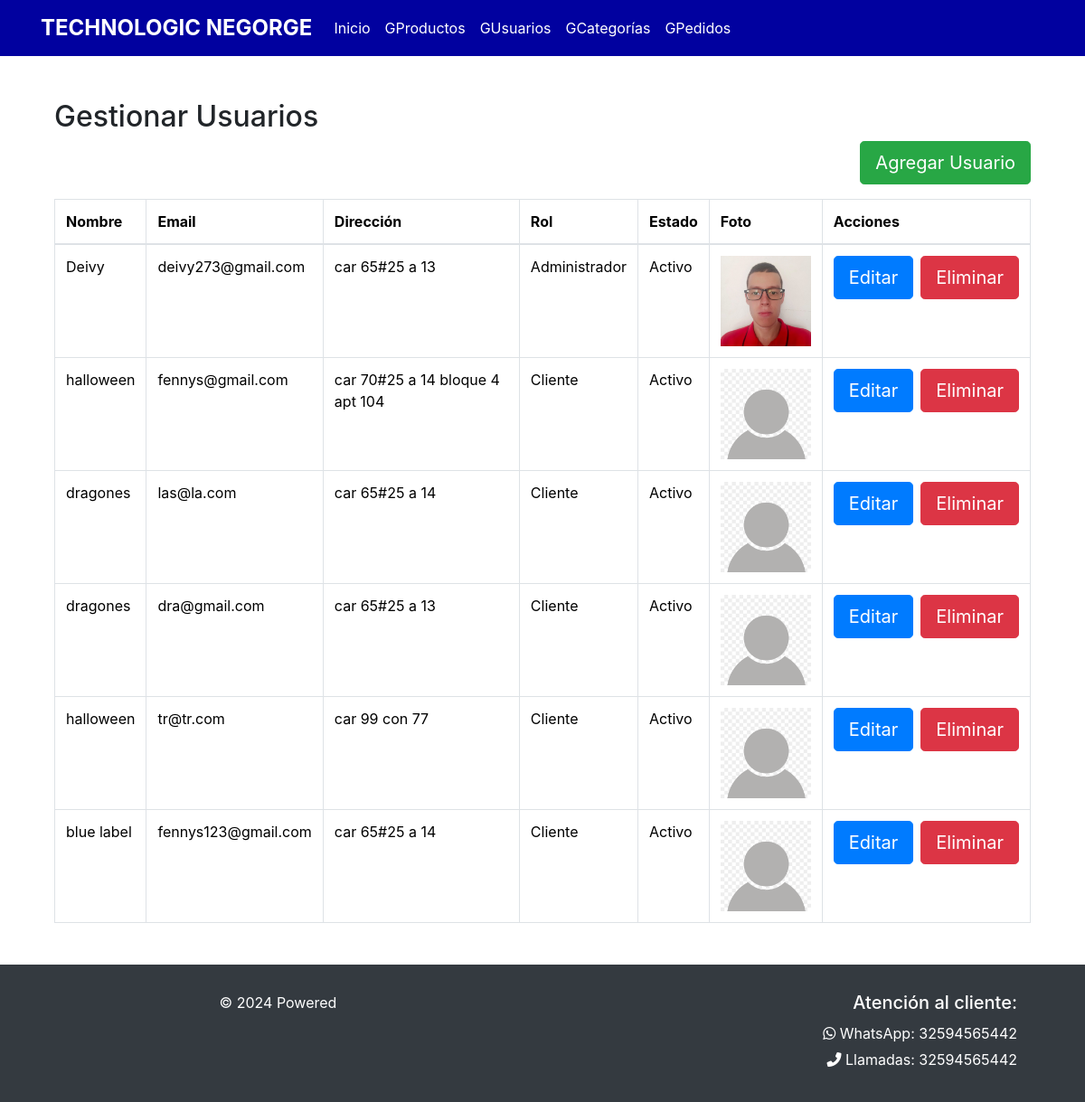
/gestionar-usuarios/ (signed in), run on an earlier commit of the app's database.
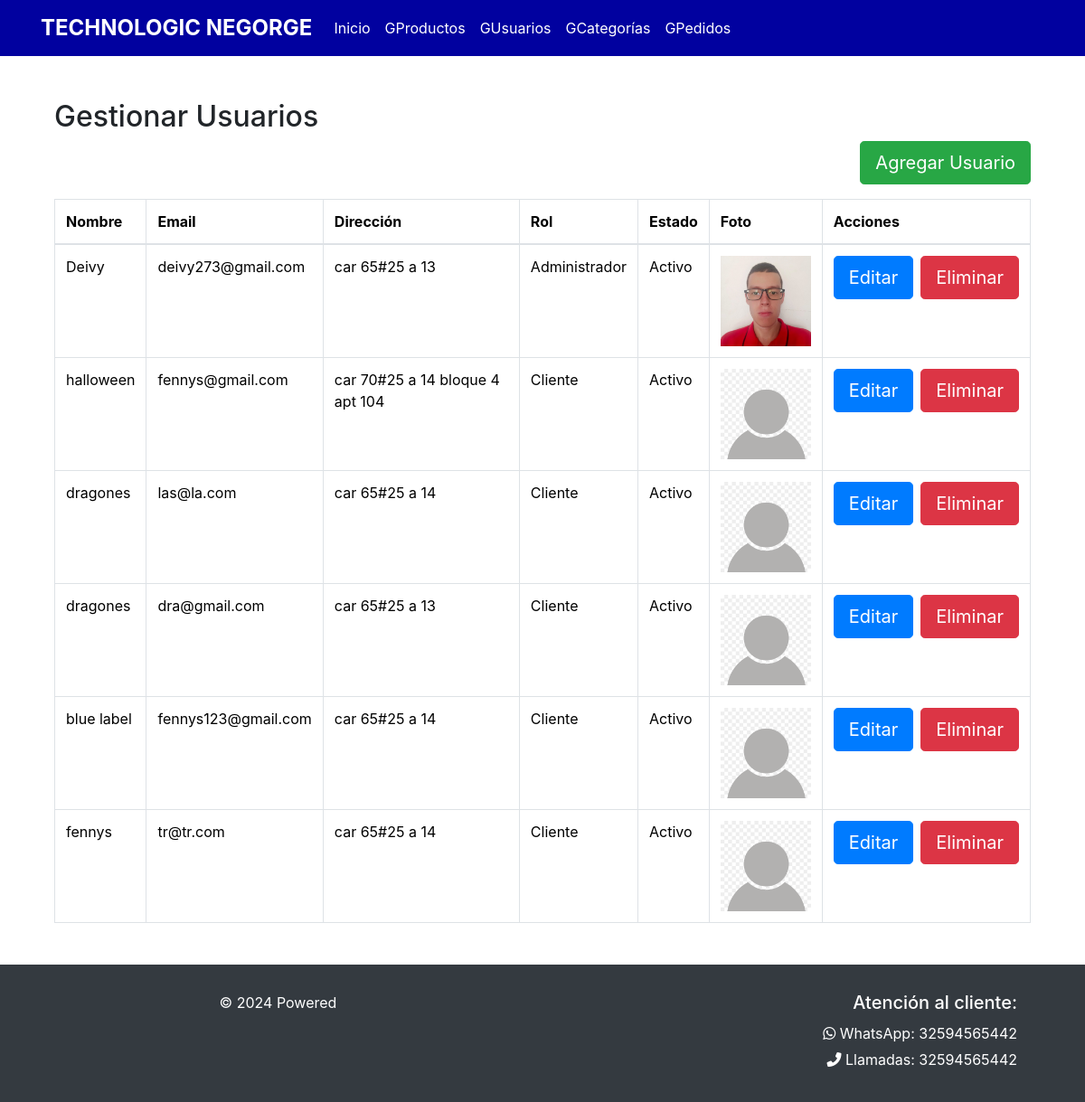
And on a later commit of the database.
### concentrado_equino/models.py (models this page shows, shortened)
class Usuario(AbstractUser):
    nombre = models.CharField(max_length=100, blank=False, null=False)
    email = models.EmailField(unique=True, blank=False, null=False)
    direccion = models.CharField(max_length=200, blank=False, null=False)
    password = models.CharField(max_length=100, blank=False, null=False)
    ROLES = (
        (1, "Administrador"),
        (2, "Vendedor"),
        (3, "Cliente"),
    )
    rol = models.IntegerField(choices=ROLES, default=3)
    ESTADO = (
        (1, "Activo"),
        (2, "Bloqueado"),
    )
    estado = models.IntegerField(choices=ESTADO, default=1)
    foto = models.ImageField(upload_to='usuarios/', null=True, blank=True, default='usuarios/default.png')
    token_recuperar = models.CharField(max_length=254, default="", blank=True, null=True)
    groups = models.ManyToManyField(
        'auth.Group',
        related_name='usuario_groups',
        blank=True
    )
    user_permissions = models.ManyToManyField(
        'auth.Permission',
        related_name='usuario_permissions',
        blank=True
    )
    objects = CustomUserManager()
    USERNAME_FIELD = 'email'
    REQUIRED_FIELDS = ['nombre']

### concentrado_equino/views.py (the view, shortened to what this page needs)
# urls.py: path('gestionar-usuarios/', views.gestionar_usuarios, name='gestionar_usuarios'),
@login_required
def gestionar_usuarios(request):
    if request.user.rol != 1:
        return redirect('perfil')
    usuarios = Usuario.objects.all()
    form = UsuarioForm()
    return render(request, 'Equino/usuario/gestionar_usuario.html', {'usuarios': usuarios, 'form': form})

### concentrado_equino/templates/Equino/usuario/gestionar_usuario.html (shortened to what this page needs)
{% extends 'Equino/barNavInicio.html' %}
{% load static %}
{% block contenedor %}
<div class="container mt-5">
    <h2>Gestionar Usuarios</h2>
    <div class="d-flex justify-content-end mb-3">
        <button type="button" class="btn btn-success btn-lg" data-bs-toggle="modal" data-bs-target="#agregarUsuarioModal">
            Agregar Usuario
        </button>
    </div>
    <div class="table-responsive">
        <table class="table table-bordered table-hover">
            <thead>
                <tr>
                    <th>Nombre</th>
                    <th>Email</th>
                    <th>Dirección</th>
                    <th>Rol</th>
                    <th>Estado</th>
                    <th>Foto</th>
                    <th>Acciones</th>
                </tr>
            </thead>
            <tbody>
                {% for usuario in usuarios %}
                <tr>
                    <td>{{ usuario.nombre }}</td>
                    <td>{{ usuario.email }}</td>
                    <td>{{ usuario.direccion }}</td>
                    <td>{{ usuario.get_rol_display }}</td>
                    <td>{{ usuario.get_estado_display }}</td>
                    <td><img src="{{ usuario.foto.url }}" alt="{{ usuario.nombre }}" style="width: 100px; height: 100px;"></td>
                    <td>
                        <div class="d-flex justify-content-between">
                            <button type="button" class="btn btn-primary btn-lg me-2" data-bs-toggle="modal" data-bs-target="#editarUsuarioModal{{ usuario.id }}">
                                Editar
                            </button>
                            <form method="post" style="display:inline;">
                                <button type="submit" name="eliminar" value="{{ usuario.id }}" class="btn btn-danger btn-lg" onclick="return confirm('¿Está seguro de eliminar este usuario?');">
                                    Eliminar
                                </button>
                            </form>
                        </div>
                    </td>
                </tr>
                {% endfor %}
            </tbody>
        </table>
    </div>
</div>
{% endblock %}

What changed in the data, as far as the page shows it:
removed Usuario: nombre "halloween", email "tr@tr.com", direccion "car 99 con 77", rol "Cliente", estado "Activo", foto (placeholder picture), {{ usuario.id }} 8 (drawn)
added Usuario: nombre "fennys", email "tr@tr.com", direccion "car 65#25 a 14", rol "Cliente", estado "Activo", foto (placeholder picture), {{ usuario.id }} 12 (drawn)
